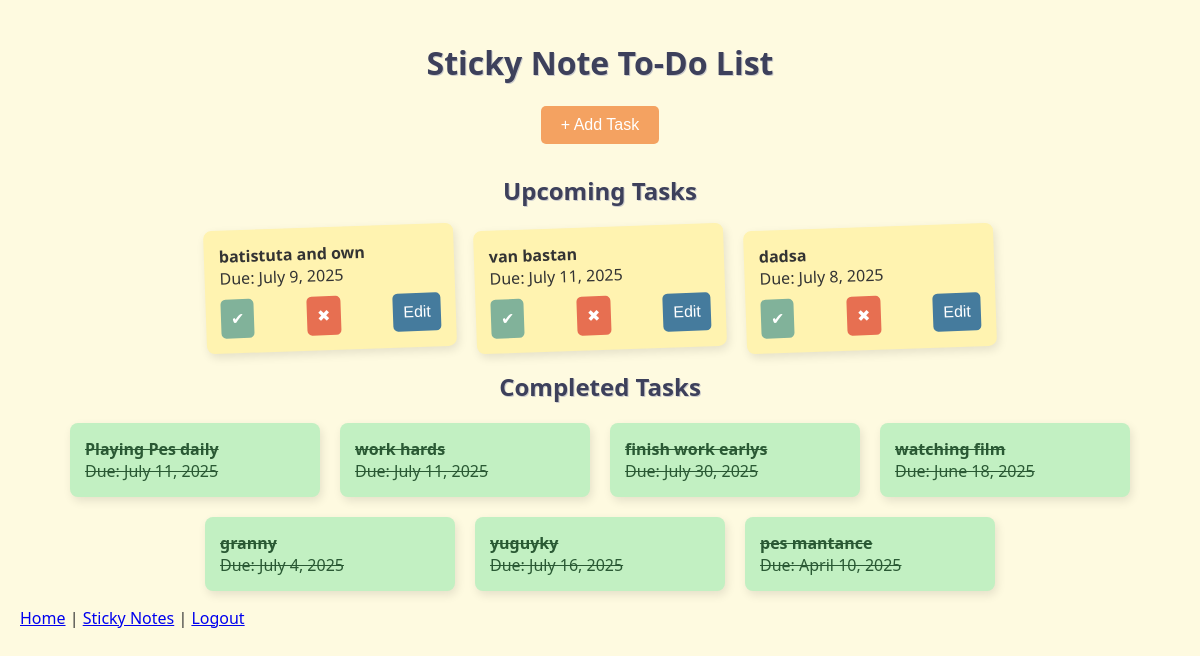
The page /todo/ (signed in) on the database its author committed.
### todoapp/models.py (models this page shows, shortened)
class TodoTask(models.Model):
    index = models.PositiveIntegerField(default=0)
    title = models.CharField(max_length=512)
    describtion = models.TextField(blank=True, null= True)
    due_date = models.DateField()
    created_at = models.DateField(auto_now=True)
    is_completed = models.BooleanField(default=False)
    user = models.ForeignKey(User, on_delete=models.CASCADE)

### todoapp/views.py (the view)
# urls.py: 2. Add a URL to urlpatterns:  path('', views.home, name='home')
@login_required
def home(request):
    todos = TodoTask.objects.filter(user=request.user, is_completed=False)
    completed_todos = TodoTask.objects.filter(user=request.user, is_completed=True)
    return render(request, 'home.html', {'todos': todos, 'completed_todos': completed_todos})

### templates/home.html (shortened to what this page needs)
{% load static %}
<!DOCTYPE html>
<html>
  <head>
    <link rel="stylesheet" href="{% static 'css/styles.css' %}">
  </head>
  <body>
    <h1>Sticky Note To-Do List</h1>
    <button class="add-button" onclick="document.getElementById('taskModal').style.display='block'">
      + Add Task
    </button>
    <h2>Upcoming Tasks</h2>
    <ul>
      {% for i in todos %}
      <li>
        <strong>{{ i.title }}</strong>
        <div class="due-date">Due: {{ i.due_date|date:"F j, Y" }}</div>
        <div class="task-buttons">
          <a href="{% url 'completed' i.id %}">
            <button class="complete-btn">✔</button>
          </a>
          <a href="{% url 'deleted' i.id %}">
            <button class="delete-btn">✖</button>
          </a>
          <a href="{% url 'edit_todo' i.id %}">
            <button class="edit-btn">Edit</button>
          </a>
        </div>
      </li>
      {% endfor %}
    </ul>
    <h2>Completed Tasks</h2>
    <ul>
      {% for i in completed_todos %}
      <li class="completed">
        <strong>{{ i.title }}</strong>
        <div class="due-date">Due: {{ i.due_date|date:"F j, Y" }}</div>
      </li>
      {% endfor %}
    </ul>
    <a href="{% url 'home' %}">Home</a> |
    <a href="{% url 'sticky_notes' %}">Sticky Notes</a> |
    <a href="{% url 'logout' %}">Logout</a>
  </body>
</html>

### static/css/styles.css (style rules this page uses)
body { font-family: 'Segoe UI', sans-serif; background-color: #fefae0; margin: 0; padding: 20px; color: #333; }
h1, h2, h3 { text-align: center; color: #3d405b; text-shadow: 1px 1px #ccc; }
button, .btn { cursor: pointer; border-radius: 5px; border: none; padding: 10px; font-size: 16px; width: 100%; }
.add-button { background-color: #f4a261; color: white; margin: 0 auto 30px; display: block; width: auto; padding: 10px 20px; }
.complete-btn { background-color: #81b29a; color: white; }
.delete-btn { background-color: #e76f51; color: white; }
.edit-btn { background-color: #457b9d; color: white; }
ul { display: flex; flex-wrap: wrap; gap: 20px; list-style-type: none; padding-left: 0; justify-content: center; }
li { background-color: #fff3b0; color: #333; width: 220px; padding: 15px; border-radius: 8px; box-shadow: 2px 4px 10px rgba(0, 0, 0, 0.1); transform: rotate(-2deg); position: relative; transition: transform 0.2s ease; }
li.completed { background-color: #c2f0c2; color: #2a5934; text-decoration: line-through; transform: none; }
.task-buttons { display: flex; justify-content: space-between; margin-top: 10px; }

### rows shown on the page
TodoTask: title "batistuta and own", due_date "July 9, 2025"
TodoTask: title "van bastan", due_date "July 11, 2025"
TodoTask: title "dadsa", due_date "July 8, 2025"
TodoTask: title "Playing Pes daily", due_date "July 11, 2025"
TodoTask: title "work hards", due_date "July 11, 2025"
TodoTask: title "finish work earlys", due_date "July 30, 2025"
TodoTask: title "watching film", due_date "June 18, 2025"
TodoTask: title "granny", due_date "July 4, 2025"
TodoTask: title "yuguyky", due_date "July 16, 2025"
TodoTask: title "pes mantance", due_date "April 10, 2025"
